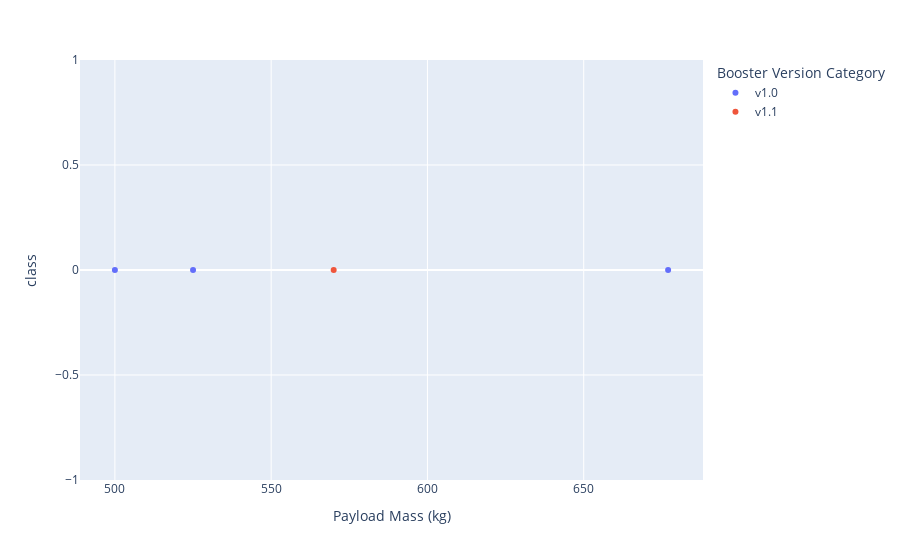

The notebook cell saved with this chart:
### Code cell
spacex_df3 = spacex_df[(spacex_df['Launch Site'] == 'CCAFS LC-40')]
df3 = spacex_df3[spacex_df3['Payload Mass (kg)']  <= 1000]
df4 = df3[df3['Payload Mass (kg)']  >= 10]
fig2 = px.scatter(data_frame=df4,x='Payload Mass (kg)',y='class',color='Booster Version Category')
# fig = px.scatter(data_frame=spacex_df3,x='Payload Mass (kg)',y='class',color='Booster Version Category')
fig2.show()
# spacex_df

### Figure 1 — Plotly figure (JSON) as saved in the notebook; plotly's stock layout.template omitted (floating-point values rounded to 4 significant figures)
{"data": [{"hovertemplate": "Booster Version Category=v1.0<br>Payload Mass (kg)=%{x}<br>class=%{y}<extra></extra>", "legendgroup": "v1.0", "marker": {"color": "#636efa", "symbol": "circle"}, "mode": "markers", "name": "v1.0", "orientation": "v", "showlegend": true, "type": "scatter", "x": [525, 500, 677], "xaxis": "x", "y": [0, 0, 0], "yaxis": "y"}, {"hovertemplate": "Booster Version Category=v1.1<br>Payload Mass (kg)=%{x}<br>class=%{y}<extra></extra>", "legendgroup": "v1.1", "marker": {"color": "#EF553B", "symbol": "circle"}, "mode": "markers", "name": "v1.1", "orientation": "v", "showlegend": true, "type": "scatter", "x": [570], "xaxis": "x", "y": [0], "yaxis": "y"}], "layout": {"legend": {"title": {"text": "Booster Version Category"}, "tracegroupgap": 0}, "margin": {"t": 60}, "xaxis": {"anchor": "y", "domain": [0, 1], "title": {"text": "Payload Mass (kg)"}}, "yaxis": {"anchor": "x", "domain": [0, 1], "title": {"text": "class"}}}}
